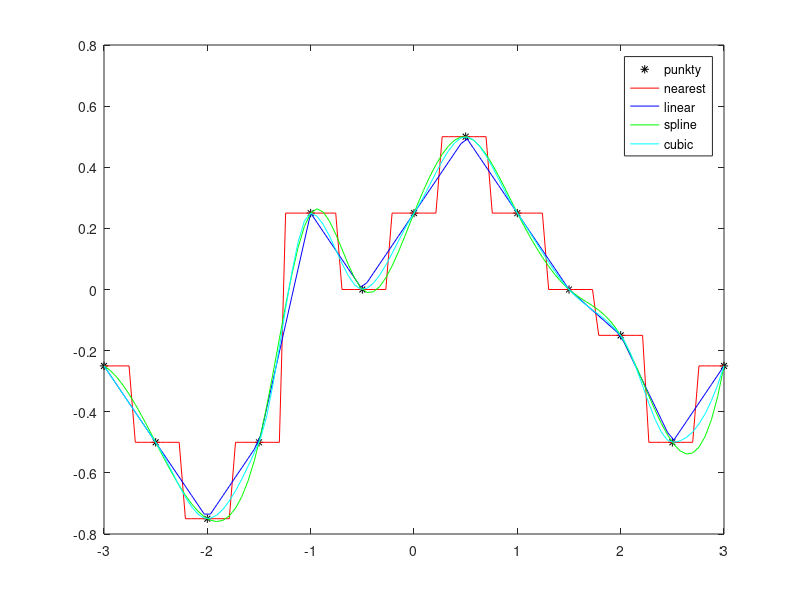
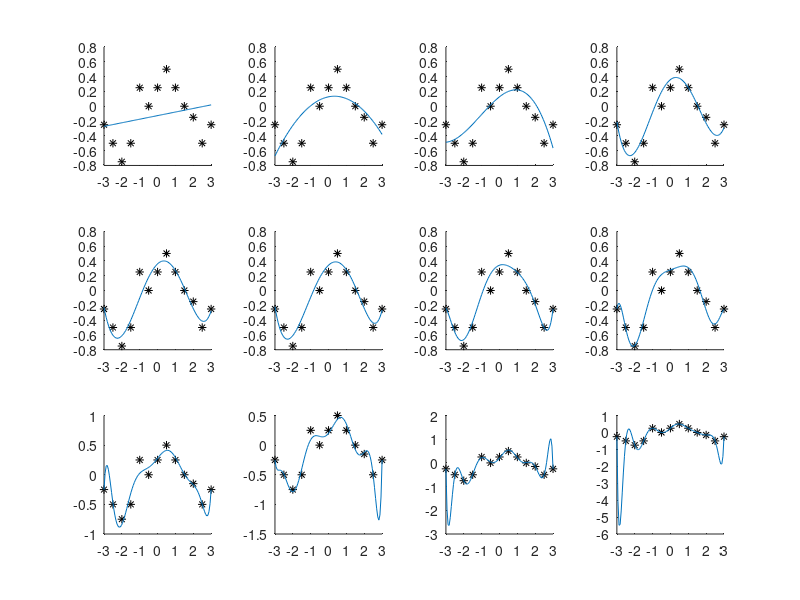

MATLAB code for these plots, in order:
clc
close all
clear all
%Zadanie 1
x = -3:0.5:3;
y = [-0.25, -0.5, -0.75, -0.5, 0.25, 0, 0.25, 0.5, 0.25, 0, -0.15, -0.5, -0.25];
%figure
%plot(x, y, "*")

%Zadanie 2
Xp = -1.25;
Yp = 0;

y1 = interp1(x, y, Xp, "nearest");
nearest_error = abs(Yp - y1)

y1 = interp1(x, y, Xp, "linear");
linear_error = abs(Yp - y1)

y1 = interp1(x, y, Xp, "spline");
spline_error = abs(Yp - y1)

y1 = interp1(x, y, Xp, "cubic");
cubic_error = abs(Yp - y1)
%Najlepszą metodą okazała się spline - najmniejszy błąd

%Zadanie 3
xx = linspace(-3, 3, 100);
y1 = interp1(x, y, xx, "nearest");
figure
plot(x, y, "k*")

hold on
plot(xx, y1, "r")

y1 = interp1(x, y, xx, "linear");
plot(xx, y1, "b")

y1 = interp1(x, y, xx, "spline");
plot(xx, y1, "g")

y1 = interp1(x, y, xx, "cubic");
plot(xx, y1, "c")
legend("punkty", "nearest", "linear", "spline", "cubic")
%Najlepszą metodą okazało się spline

%Zadanie 4
xx = linspace(-3, 3, 100);
figure

for i = 1: 12
    subplot(3, 4, i)
    hold on
    p = polyfit(x, y, i);
    yy = polyval(p, xx);
    plot(x, y, "k*")
    plot(xx, yy)
end
%Najlepszym stopniem wielomianu jest 10. stopień

%Zadanie 5
p = polyfit(x, y, 10);
yy = polyval(p, Xp);
y1 = interp1(x, y, Xp, "spline");
error = abs(yy - Yp)

%Błąd jest trochę większy niż spline = 0.1058